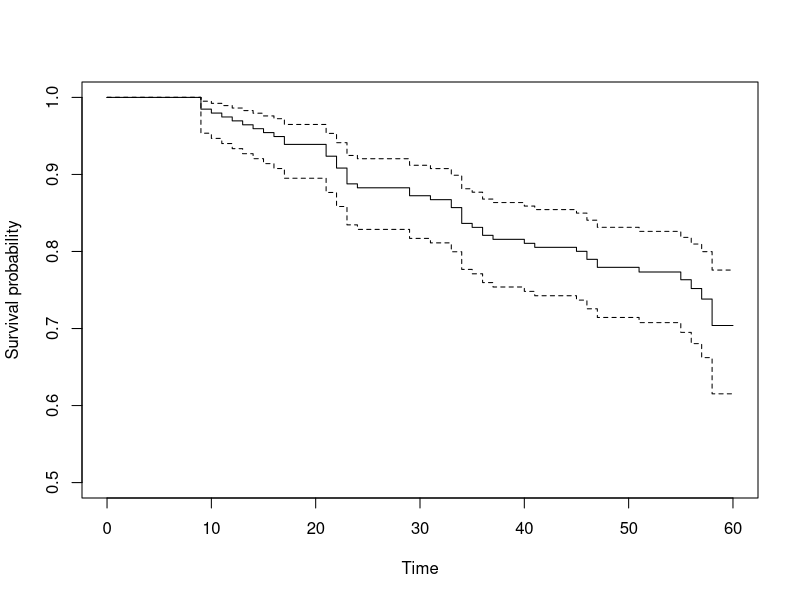
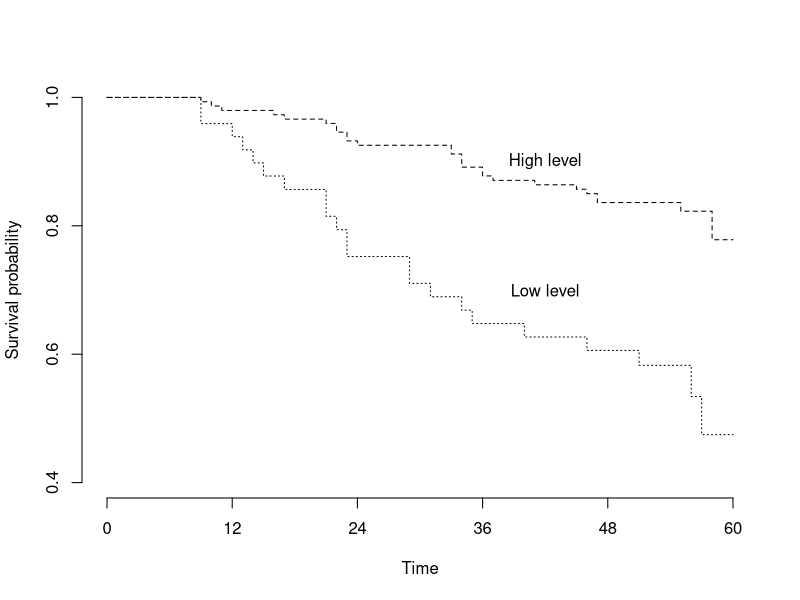

R code for these plots, in order: (Note: this script raises an error after producing the figures.)
# Biostats in epidemiology
# ch 9 work

library(survival)

# Table 9.1
# ILow <- c(50,51,51,53,53,54,54,55,56,56,57,60)
# ILowc <- c(0,1,0,0,0,0,0,0,1,0,0,0)
# 
# IHigh <- c(10,34,34,47,47,49,49,rep(50,7),rep(51,6), rep(52,5), rep(53,6), rep(54,5),
#            55,55,56,56,rep(57,5), rep(58,5), rep(59,4), 60, 60, 60)
# IHighc <- c(1,1,0,1,1,rep(0, sum(c(2,7,6,5,6,5,2,2,5,5,4,3))))
# 
# IILow <- c(4,9,13,21,29,29,40,46,49,49,52,52,53,54,55,55,56,57,57,58,58,59,60)
# IILowc <- c(0,1,1,1,1,1,1,1,0,0,0,0,0,0,0,0,0,
#             1,0,0,0,0,0)
# 
# IIHigh <- c(11,16,21,23,23,24,33,33,36,36,36,37,45,46,49,49,rep(50,6),
#             rep(51,4),rep(52,5), rep(53,5), rep(54,4), rep(55,4), rep(56,6), rep(57,4), 58, 58,
#             rep(58,8), rep(59,5), rep(60,6))
# IIHighc <- c(rep(1,10),0,1,1,1,rep(0, sum(c(2,6,4,5,5,4,4,6,4))), 1, 1,
#              rep(0, sum(c(8,5,6))))
# 
# IIILow <- c(9, 12, 14, 15, 15, 17, 21, 22, 23, 23, 31, 34, 35, 53, 60)
# IIILowc <- c(rep(1,4), 0, rep(1,8), 0, 0)
# 
# IIIHigh <- c(7, 9, 17, 21, 22, 22, 34, 34, 41, 49, 52, 55, 56, 58, 58, 59, 59)
# IIIHighc <- c(0, 1, 1, 0, 1, 1, 1, 1, 1, 0, 0, 1, rep(0,5))
# 
# r0 <- c(12, 57, 23, 75, 15, 17)
# tab9.1 <- data.frame(time = c(ILow, IHigh, IILow, IIHigh, IIILow, IIIHigh),
#                      status = c(ILowc, IHighc, IILowc, IIHighc, IIILowc, IIIHighc),
#                      stage = c(rep("I", (12 + 57)), rep("II", (23 + 75)), rep("III", (15 + 17))),
#                      receptor = rep(rep(c("Low","High"), 3), r0))
# tab9.1 <- tab9.1[order(tab9.1$time),]
# 
# write.csv(tab9.1, file = "BreastCancer.csv", row.names = FALSE)

breast.survival <- read.csv("BreastCancer.csv")


# 9.1 ---------------------------------------------------------------------

breast.survival$time

# death times (tau_j)
tau_j <- unique(breast.survival$time[breast.survival$status == 1])

breast.survival$intervals <- cut(breast.survival$time, breaks = c(0, tau_j, Inf), right = FALSE)

# the risk set: the r_j column in Table 9.2
sum(breast.survival$time >= tau_j[1])
sum(breast.survival$time >= tau_j[2])
sum(breast.survival$time >= tau_j[3])
sum(breast.survival$time >= tau_j[4])

# get all risk sets (r_j)
r_j <- sapply(tau_j, function(x)sum(breast.survival$time >= x))

# number of deaths at tau_j (a_j)
sum(breast.survival$time[breast.survival$status == 1] == tau_j[1])
sum(breast.survival$time[breast.survival$status == 1] == tau_j[2])
sum(breast.survival$time[breast.survival$status == 1] == tau_j[3])
sum(breast.survival$time[breast.survival$status == 1] == tau_j[4])
sum(breast.survival$time[breast.survival$status == 1] == tau_j[9])
sum(breast.survival$time[breast.survival$status == 1] == tau_j[10])
sum(breast.survival$time[breast.survival$status == 1] == tau_j[11])
sum(breast.survival$time[breast.survival$status == 1] == tau_j[12])

# get all number of deaths at tau_j
a_j <- sapply(tau_j, function(x)sum(breast.survival$time[breast.survival$status==1] == x))

# conditional probability of surviving to just after tau_j (p_j)
p_j <- (r_j - a_j)/r_j

#probability of surviving from tau_0 to tau_j, the Kaplan-Meier estimate (S_j)
S_j <- cumprod(p_j)

# estimate of var(S_j): greenwood
sqrt((S_j^2) * cumsum((1 - p_j)/(p_j*r_j)))

# estimate of var(S_j): Kalbfleisch-Prentice method
(1/(log(S_j)^2))*cumsum((1 - p_j)/(p_j*r_j))



# top of page 177 work for Kalbfleisch-Prentice method
sqrt((1 - p_j[1])/(p_j[1]*r_j[1]) + (1 - p_j[2])/(p_j[2]*r_j[2]))

sqrt(((1 - p_j[1])/(p_j[1]*r_j[1]) + (1 - p_j[2])/(p_j[2]*r_j[2])) / log(S_j[2])^2)

Su <- log(-log(S_j[2])) - sqrt((((1 - p_j[1])/(p_j[1]*r_j[1]) + (1 - p_j[2])/(p_j[2]*r_j[2])) / log(S_j[2])^2)) * qnorm(0.975)
exp(-exp(Su))


# Table 9.2 (without CIs) 
tab9.2 <- data.frame(j = 1:30, tau_j, a_j, r_j, p_j, S_j)

# Example 9.1

# create a Surv object
SurvBC <- Surv(breast.survival$time, breast.survival$status)
surv.all <- survfit(SurvBC ~ 1, conf.type = "log-log")
# Table 9.2 again with CIs
summary(surv.all)
# Note: the standard error column is based on greenwood's formula and not used
# in the "log-log" CIs
sqrt((S_j^2) * cumsum((1 - p_j)/(p_j*r_j)))



# Figure 9.2
plot(surv.all, ylim=c(0.5,1.0), ylab = "Survival probability", xlab = "Time")


# 9.2 ---------------------------------------------------------------------



# Example 9.2
surv.all2 <- survfit(SurvBC ~ receptor, data=breast.survival)
# Figure 9.3(a)
plot(surv.all2, lty = 2:3, ylim=c(0.4,1.0), ylab = "Survival probability", xlab = "Time", 
     axes = FALSE)
axis(side = 1, at = seq(0,60,12))
axis(side = 2, at = seq(0.4,1.0,0.2))
text(42,0.9,"High level")
text(42,0.7,"Low level")

# logrank test
sdout <- survdiff(SurvBC ~ receptor, data=breast.survival)
sdout

sum.out <- summary(surv.all2)
str(sum.out)

# Table 9.4
# death times (tau_j)
tau_j <- unique(breast.survival$time[breast.survival$status == 1])

# get all number of deaths at tau_j for recepter level low (a_1j)
a_1j <- sapply(tau_j, function(x)sum(breast.survival$time[breast.survival$status==1 & breast.survival$receptor == "Low"] == x))
# get all number of deaths at tau_j for recepter level high (a_2j)
a_2j <- sapply(tau_j, function(x)sum(breast.survival$time[breast.survival$status==1 & breast.survival$receptor == "High"] == x))

# get all risk sets (r_1j) for receptor level low
r_1j <- sapply(tau_j, function(x)sum(breast.survival$time[breast.survival$receptor == "Low"] >= x))
r_2j <- sapply(tau_j, function(x)sum(breast.survival$time[breast.survival$receptor == "High"] >= x))

# e.hat_1j
e.hat_1j <- (r_1j*(a_1j + a_2j))/(r_1j + r_2j)

# v.hat_0j
v.hat_0j <- (r_1j * r_2j * (a_1j + a_2j) * ((r_1j - a_1j) + (r_2j - a_2j))) / ((r_1j + r_2j)^2 * ((r_1j + r_2j) - 1))

tab9.4 <- data.frame(j = 1:30, tau_j, a_1j, a_2j, r_1j, r_2j, e.hat_1j, v.hat_0j)

# logrank test statistic using Table 9.4
X_mh <- ((sum(a_1j) - sum(e.hat_1j))^2) / sum(v.hat_0j)
pchisq(X_mh, df = 1, lower.tail = FALSE)

or_analysis <- data.frame(a_1j, a_2j, 
                          b_1j = r_1j - a_1j, b_2j = r_2j - a_2j, 
                          tau_j)
library(reshape2)
or_analysisL <- melt(or_analysis, id.vars = "tau_j", value.name = "Freq")
library(tidyr)
or_analysisL <- separate(data = or_analysisL, col = variable, into = c("Survival","Receptor"))
or_analysisL$Survival <- factor(or_analysisL$Survival, labels = c("dead","alive"))
or_analysisL$Receptor <- factor(or_analysisL$Receptor, labels = c("low","high"))
or_analysisT <- xtabs(Freq ~ Survival + Receptor + tau_j, data = or_analysisL)
mantelhaen.test(or_analysisT)

# Function for odds ratio

fo <- as.formula("Freq ~ Survival + Receptor + tau_j")

xtabs(fo, data = or_analysisL)

xtabs2 <- function(formula, data){
  xtabs(formula, data = data)
}

xtabs2(formula = Freq ~ Survival + Receptor + tau_j, data = or_analysisL)

# function: odds ratio for censored survival data
or.csd <- function(data, time, censor, var, rev=FALSE){
  if(!rev)levs <- levels(data[,var])
  else levs <- levels(data[,var])[c(2,1)]
  # death times (tau_j)
  tau_j <-   unique(data[,time][data[,censor] == 1])
  
  # get all number of deaths at tau_j for level 1
  a_1j <- sapply(tau_j, function(x)sum(data[,time][data[,censor]==1 & data[,var] == levs[1]] == x))
  # get all number of deaths at tau_j for level 2
  a_2j <- sapply(tau_j, function(x)sum(data[,time][data[,censor]==1 & data[,var] == levs[2]] == x))
  
  # get all risk sets (r_1j) 
  r_1j <- sapply(tau_j, function(x)sum(data[,time][data[,var] == levs[1]] >= x))
  r_2j <- sapply(tau_j, function(x)sum(data[,time][data[,var] == levs[2]] >= x))
  
  or_analysis <- data.frame(a_1j, a_2j, 
                            b_1j = r_1j - a_1j, b_2j = r_2j - a_2j, 
                            tau_j)
  or_analysisL <- reshape2::melt(or_analysis, id.vars = "tau_j", value.name = "Freq")
  or_analysisL <- tidyr::separate(data = or_analysisL, col = variable, into = c("Survival",var))
  or_analysisL$Survival <- factor(or_analysisL$Survival, labels = c("dead","alive"))
  or_analysisL[,var] <- factor(or_analysisL[,var], labels = c(levs[1],levs[2]))
  fo <- as.formula(paste("Freq ~ Survival +", var,"+ tau_j"))
  or_analysisT <- xtabs(fo, data = or_analysisL)
  mantelhaen.test(or_analysisT)
}
or.csd(data = breast.survival, time = "time", censor = "status", var = "receptor", rev = TRUE)



test1 <- function(data, time, censor, var){
  # death times (tau_j)
  unique(data[,time][data[,censor] == 1])
  
}

test1(data = breast.survival, time = "time", censor = "status", var = "receptor")
  
# 9.2.2
# assessment of proportional hazards assumption
# Figure 9.3(b)
sum.out <- summary(surv.all2)
plot(sum.out$time[sum.out$strata=="receptor=Low"], 
     log(-log(sum.out$surv[sum.out$strata == "receptor=Low"])), 
     type = "s", ylim=c(-5, 0), xlim=c(0,60), xlab = "Time", ylab = "Log - minus - Log")
lines(sum.out$time[sum.out$strata=="receptor=High"], 
     log(-log(sum.out$surv[sum.out$strata == "receptor=High"])), 
     type = "s", lty=2)

# test for linear trend
prop.trend.test(x = a_1j, n = r_1j)

# using Cox regression (adapting example from documentation)
fit <- coxph(Surv(time, status) ~ receptor,  
             data=breast.survival) 
temp <- cox.zph(fit) 
print(temp)                  # display the results 
plot(temp)                   # plot curves 


# Table 9.6
# data from a cohort study of women with stage II or stage IIIA ovarian cancer.
# grade is an indicator of the malignant potential of the tumor.
ovarian <- data.frame(grade = rep(c("Low","High"), c(15,20)), 
                     time = c(28, 89, 175, 195, 309, 377, 393, 421, 447, 462, 709, 744, 770,
                              1106, 1206,
                              34, 88, 137, 199, 280, 291, 299, 300, 309, 351, 358, 369, 369, 370,
                              375, 382, 392, 429, 451, 1119),
                     status = c(rep(1,5), rep(0,4), 1, rep(0,5),
                                rep(1, 6), 0, 0, rep(1,9), 0, 1, 0))
write.csv(ovarian, file = "ovarian.csv", row.names = FALSE)
# Example 9.5

fit <- survfit(Surv(time, status) ~ grade, data = ovarian) 
# Fig 9.4(a)
plot(fit, lty = 2:3, xlim=c(0,500)) 

# logrank test
survdiff(Surv(time, status) ~ grade, data=ovarian)
# evidence of mortality difference between two groups

# assess proportional hazard assumption
# Figure 9.4(b)
sum.out <- summary(fit)
ylim <- round(range(log(-log(sum.out$surv))))
xlim <- c(0, 500)
plot(sum.out$time[sum.out$strata=="grade=Low"], 
     log(-log(sum.out$surv[sum.out$strata == "grade=Low"])), 
     type = "s", ylim=ylim, xlim = xlim, xlab = "Time", ylab = "Log - minus - Log")
lines(sum.out$time[sum.out$strata=="grade=High"], 
      log(-log(sum.out$surv[sum.out$strata == "grade=High"])), 
      type = "s", lty=2)

or.csd(data = ovarian, time = "time", censor = "status", var = "grade")

# 9.2.3
# Example 9.6
fit <- survfit(Surv(time, status) ~ stage, data=breast.survival)
# fig 9.5(a)
plot(fit, lty = 1:3, ylim = c(0.2, 1.0))
# log rank test of association
survdiff(Surv(time, status) ~ stage, data=breast.survival)

# log-minus-log curve
# fig 9.5(b)
sum.out <- summary(fit)
ylim <- c(-5,1)
xlim <- c(0, 60)
plot(sum.out$time[sum.out$strata=="stage=I"], 
     log(-log(sum.out$surv[sum.out$strata == "stage=I"])), 
     type = "s", ylim=ylim, xlim = xlim, xlab = "Time", ylab = "Log - minus - Log")
lines(sum.out$time[sum.out$strata=="stage=II"], 
      log(-log(sum.out$surv[sum.out$strata == "stage=II"])), 
      type = "s", lty=2)
lines(sum.out$time[sum.out$strata=="stage=III"], 
      log(-log(sum.out$surv[sum.out$strata == "stage=III"])), 
      type = "s", lty=3)
legend("topleft", legend = c("Stage I", "Stage II", "Stage III"), lty = 1:3)

# Fig 9.6
breast.survival$stg.recep <- with(breast.survival, interaction(stage, receptor))
fit <- survfit(Surv(time, status) ~ stg.recep, data=breast.survival)
plot(fit, lty = 1:6, xlab = "Time", ylab = "Survival probability")
legend("bottomleft", legend = levels(breast.survival$stg.recep), lty = 1:6)



# 9.3 Actuarial method

# create table 9.13
# death times (tau_j) intervals
tau_j <- seq(0,60,12)

# add intervals to tab9.1
breast.survival$interval <- cut(breast.survival$time, breaks = c(0,seq(12,60,12),Inf), right = FALSE)

# get all risk sets (r_j) for each interval
r_j <- sapply(tau_j, function(x)sum(breast.survival$time >= x))

# get all number of deaths at tau_j intervals
a_j <- with(breast.survival, tapply(status, interval, sum))

# get all number of censored at tau_j intervals
c_j <- with(breast.survival, tapply(status, interval, function(x)(sum(x == 0))))

# r`_j: the effective sample size
rp_j <- r_j - (c_j/2)

# conditional probability of surviving 
p_j <- 1 - (a_j/rp_j)

#probability of surviving from tau_0 to tau_j, the Kaplan-Meier estimate (S_j)
S_j <- cumprod(p_j)

tab9.13 <- data.frame(tau_j, a_j, r_j, c_j, rp_j, p_j, S_j = c(1.0, S_j[-6]))

plot(tab9.13$tau_j, tab9.13$S_j, type = "b", xlab = "Time", ylab = "Survival probability", 
     axes = FALSE, ylim = c(0.6, 1.0))
axis(side = 1, at = seq(0,60,12))
axis(side = 2, at = seq(0.6,1.0,0.1))
